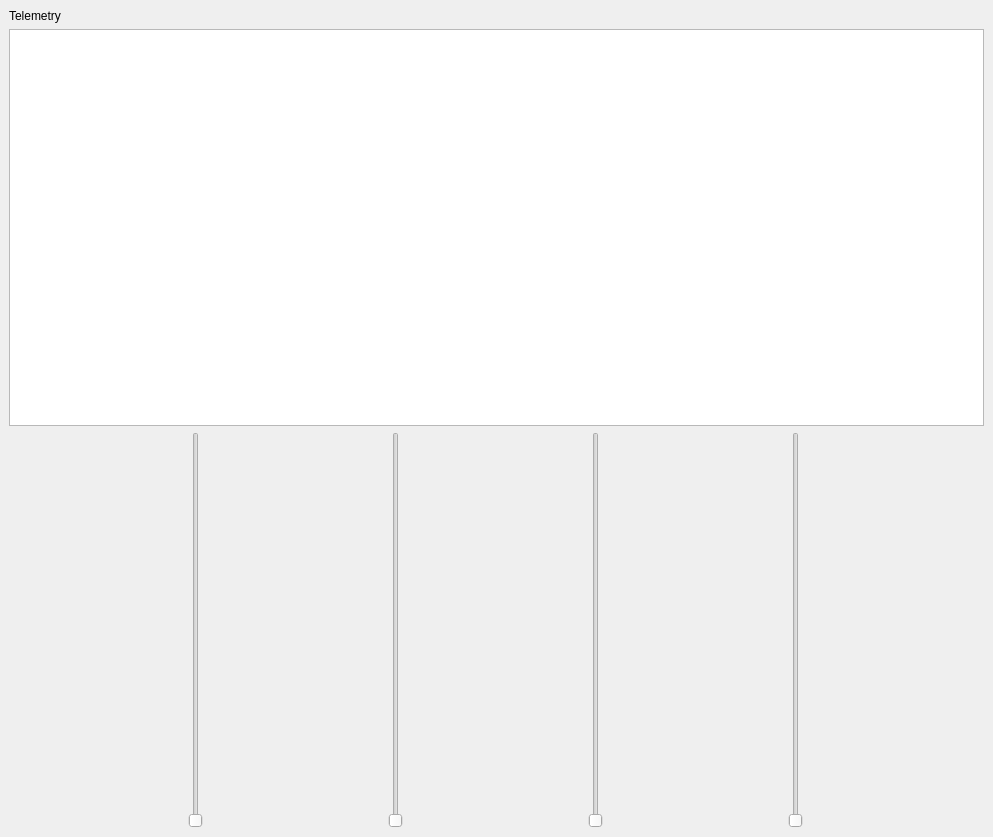
<?xml version="1.0" encoding="UTF-8"?>
<ui version="4.0">
 <class>MainWindow</class>
 <widget class="QMainWindow" name="MainWindow">
  <property name="geometry">
   <rect>
    <x>0</x>
    <y>0</y>
    <width>993</width>
    <height>837</height>
   </rect>
  </property>
  <property name="windowTitle">
   <string>MainWindow</string>
  </property>
  <widget class="QWidget" name="centralwidget">
   <layout class="QHBoxLayout" name="horizontalLayout">
    <item>
     <widget class="QFrame" name="frame">
      <property name="frameShape">
       <enum>QFrame::NoFrame</enum>
      </property>
      <property name="frameShadow">
       <enum>QFrame::Plain</enum>
      </property>
      <layout class="QVBoxLayout" name="verticalLayout">
       <property name="margin">
        <number>0</number>
       </property>
       <item>
        <widget class="QLabel" name="label">
         <property name="text">
          <string>Telemetry</string>
         </property>
        </widget>
       </item>
       <item>
        <layout class="QVBoxLayout" name="verticalLayout_3">
         <item>
          <widget class="PlotWidget" name="grFFT"/>
         </item>
         <item>
          <layout class="QHBoxLayout" name="horizontalLayout_2">
           <item>
            <widget class="QSlider" name="verticalSlider_2">
             <property name="orientation">
              <enum>Qt::Vertical</enum>
             </property>
            </widget>
           </item>
           <item>
            <widget class="QSlider" name="verticalSlider_3">
             <property name="orientation">
              <enum>Qt::Vertical</enum>
             </property>
            </widget>
           </item>
           <item>
            <widget class="QSlider" name="verticalSlider_4">
             <property name="orientation">
              <enum>Qt::Vertical</enum>
             </property>
            </widget>
           </item>
           <item>
            <widget class="QSlider" name="verticalSlider">
             <property name="orientation">
              <enum>Qt::Vertical</enum>
             </property>
            </widget>
           </item>
          </layout>
         </item>
        </layout>
       </item>
      </layout>
     </widget>
    </item>
   </layout>
  </widget>
 </widget>
 <customwidgets>
  <customwidget>
   <class>PlotWidget</class>
   <extends>QGraphicsView</extends>
   <header>pyqtgraph</header>
  </customwidget>
 </customwidgets>
 <resources/>
 <connections/>
</ui>
